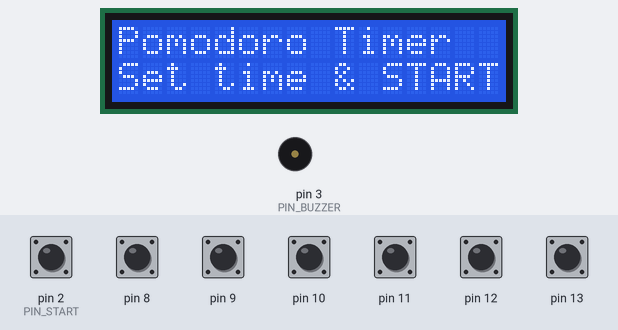
This sketch was run on a simulated Arduino Nano, built with avr-gcc and run on an emulated ATmega328P. On the bench: 16×2 character LCD, buzzer (waves = sounding, pin HIGH). The test bench sets the inputs (shaded band); at power-on: pin 2 (PIN_START), pin 8–13 HIGH.

Above: at 1.6 s.
1.7 s: pin 2 (PIN_START) pulled LOW for 0.15 s
At 2.7 s:
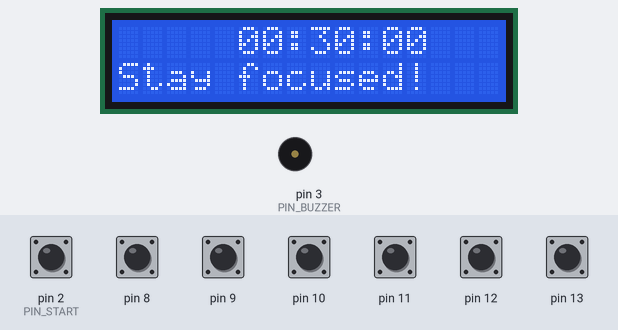
At 3.5 s:
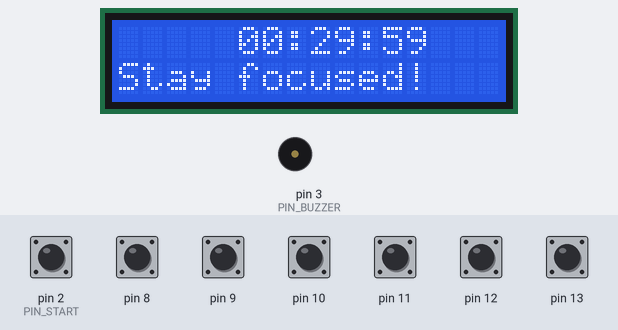
Timing chart, 0 to 5.0 s (numbered marks = the images above; inputs shaded):
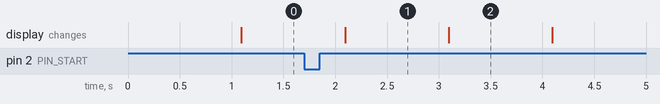

Measured:
- after the input at 1.7 s, the display: changes after 0.39 s (image 1)
- what the display in image 1 shows lasts 1.0 s, from 2.1 s to 3.1 s

The sketch:

sketch.ino
```cpp
#include <Arduino.h>
#include <avr/interrupt.h>
#include <avr/wdt.h>
#include <string.h>
#include <LiquidCrystal_I2C.h>
#include "hal.h"
#include "app.h"

#define PIN_START   2
#define PIN_BUZZER  3
#define BTN_MASK    0x3F          /* D8..D13 = PB0..PB5 = BTN_H_UP..BTN_S_DN */

static LiquidCrystal_I2C lcd(0x27, 16, 2);   /* try 0x3F if blank */
static volatile uint8_t prev_pinb = BTN_MASK;

static void start_isr(void) { app_button_isr(BTN_START); }

ISR(PCINT0_vect)
{
    uint8_t now  = PINB & BTN_MASK;
    uint8_t fell = prev_pinb & (uint8_t)~now;     /* HIGH to LOW = pressed */
    prev_pinb = now;
    for (uint8_t i = 0; i < 6; i++)
        if (fell & (1u << i)) app_button_isr((button_t)i);
}

void hal_init(void)
{
    DDRB  &= (uint8_t)~BTN_MASK;      /* inputs */
    PORTB |= BTN_MASK;                /* pull-ups on */
    pinMode(PIN_START, INPUT_PULLUP);
    pinMode(PIN_BUZZER, OUTPUT);
    lcd.init();
    lcd.backlight();
    PCICR  |= (1 << PCIE0);
    PCMSK0 |= BTN_MASK;
    attachInterrupt(digitalPinToInterrupt(PIN_START), start_isr, FALLING);
    wdt_enable(WDTO_2S);
}

uint32_t hal_millis(void)        { return millis(); }
void hal_irq_disable(void)       { noInterrupts(); }
void hal_irq_enable(void)        { interrupts(); }
void hal_buzzer_set(bool on)     { digitalWrite(PIN_BUZZER, on ? HIGH : LOW); }
void hal_watchdog_kick(void)     { wdt_reset(); }

void hal_lcd_print(uint8_t row, const char *text)
{
    lcd.setCursor(0, row);
    lcd.print(text);
    for (size_t i = strlen(text); i < 16; i++) lcd.print(' ');
}

void setup() { hal_init(); app_init(); }
void loop()  { app_run(); }
```

app.cpp
```cpp
#include <stdio.h>
#include <string.h>
#include "hal.h"
#include "sched.h"
#include "app.h"

#define DEFAULT_SECONDS  (30UL * 60UL)   /* 30 minutes if user sets nothing */
#define DEBOUNCE_MS      50u
#define BUZZ_TOGGLES     20u             /* 20 x 500 ms = 10 s of beeping */

enum { T_BUTTON, T_LCD, T_COUNTER, T_BUZZER, T_COUNT };
typedef enum { ST_IDLE, ST_SETTING, ST_RUNNING, ST_DONE } state_t;

static state_t  g_state = ST_IDLE;
static uint8_t  g_hh, g_mm, g_ss;          /* values the user is setting */
static uint32_t g_remaining;               /* single source of truth while running */
static uint8_t  g_buzz_toggles;
static bool     g_buzz_on;

static volatile uint8_t  g_pending;        /* one bit per button, set in ISR */
static volatile uint32_t g_last_press[BTN_COUNT];

/* ---------- ISR side: tiny and fast ---------- */
void app_button_isr(button_t id)
{
    uint32_t now = hal_millis();
    if ((uint32_t)(now - g_last_press[id]) >= DEBOUNCE_MS) {
        g_last_press[id] = now;
        g_pending |= (uint8_t)(1u << id);
    }
}

/* ---------- helpers ---------- */
static void silence(void)
{
    sched_enable(T_BUZZER, false);
    g_buzz_on = false;
    hal_buzzer_set(false);
}

static void adjust(button_t b)
{
    switch (b) {
    case BTN_H_UP: g_hh = (g_hh < 23) ? g_hh + 1 : 0;  break;
    case BTN_H_DN: g_hh = (g_hh > 0)  ? g_hh - 1 : 23; break;
    case BTN_M_UP: g_mm = (g_mm < 59) ? g_mm + 1 : 0;  break;
    case BTN_M_DN: g_mm = (g_mm > 0)  ? g_mm - 1 : 59; break;
    case BTN_S_UP: g_ss = (g_ss < 59) ? g_ss + 1 : 0;  break;
    case BTN_S_DN: g_ss = (g_ss > 0)  ? g_ss - 1 : 59; break;
    default: break;
    }
}

static void start_countdown(void)
{
    g_remaining = (uint32_t)g_hh * 3600UL + (uint32_t)g_mm * 60UL + g_ss;
    if (g_remaining == 0) g_remaining = DEFAULT_SECONDS;
    g_state = ST_RUNNING;
    sched_set_period(T_LCD, 1000);
    sched_enable(T_COUNTER, true);
}

static void handle_button(button_t b)
{
    if (g_state == ST_DONE) {              /* any button silences the alarm */
        silence();
        g_state = ST_IDLE;
        return;
    }
    if (b == BTN_START) {                  /* START works from any state */
        start_countdown();
        return;
    }
    if (g_state == ST_RUNNING) return;     /* ignore edits while counting */
    g_state = ST_SETTING;
    sched_set_period(T_LCD, 200);          /* faster refresh while editing */
    adjust(b);
}

/* ---------- tasks ---------- */
static void button_task(void)
{
    hal_irq_disable();
    uint8_t p = g_pending;
    g_pending = 0;
    hal_irq_enable();

    for (uint8_t i = 0; i < BTN_COUNT; i++)
        if (p & (1u << i)) handle_button((button_t)i);
}

static void counter_task(void)
{
    if (g_remaining > 0) g_remaining--;
    if (g_remaining == 0) {
        g_state = ST_DONE;
        sched_enable(T_COUNTER, false);
        g_buzz_toggles = 0;
        sched_enable(T_BUZZER, true);
    }
}

static void buzzer_task(void)
{
    g_buzz_on = !g_buzz_on;
    hal_buzzer_set(g_buzz_on);
    if (++g_buzz_toggles >= BUZZ_TOGGLES) {
        silence();
        g_state = ST_IDLE;
    }
}

static void lcd_task(void)
{
    char l0[17], l1[17];
    unsigned h, m, s;

    switch (g_state) {
    case ST_IDLE:
        snprintf(l0, sizeof l0, "Pomodoro Timer");
        snprintf(l1, sizeof l1, "Set time & START");
        break;
    case ST_SETTING:
        snprintf(l0, sizeof l0, "SET  %02u:%02u:%02u", (unsigned)g_hh, (unsigned)g_mm, (unsigned)g_ss);
        snprintf(l1, sizeof l1, "START = go");
        break;
    case ST_RUNNING:
        h = (unsigned)(g_remaining / 3600UL);
        m = (unsigned)((g_remaining % 3600UL) / 60UL);
        s = (unsigned)(g_remaining % 60UL);
        snprintf(l0, sizeof l0, "     %02u:%02u:%02u", h, m, s);
        snprintf(l1, sizeof l1, "Stay focused!");
        break;
    default: /* ST_DONE */
        snprintf(l0, sizeof l0, "Time is up!");
        snprintf(l1, sizeof l1, "Press any button");
        break;
    }
    hal_lcd_print(0, l0);
    hal_lcd_print(1, l1);
}

/* ---------- task table (positional init, valid in C and C++) ---------- */
static task_t g_tasks[T_COUNT] = {
    { button_task,  20,   0, true  },   /* T_BUTTON  */
    { lcd_task,     1000, 0, true  },   /* T_LCD     */
    { counter_task, 1000, 0, false },   /* T_COUNTER */
    { buzzer_task,  500,  0, false }    /* T_BUZZER  */
};

void app_init(void) { sched_init(g_tasks, T_COUNT); }
void app_run(void)  { sched_run(); hal_watchdog_kick(); }
```

app.h
```cpp
#ifndef APP_H
#define APP_H
void app_init(void);
void app_run(void);
#endif
```

sched.cpp
```cpp
#include "sched.h"
#include "hal.h"

static task_t *g_tasks;
static uint8_t g_count;

void sched_init(task_t *tasks, uint8_t count)
{
    g_tasks = tasks;
    g_count = count;
    uint32_t now = hal_millis();
    for (uint8_t i = 0; i < count; i++) g_tasks[i].last_ms = now;
}

void sched_enable(uint8_t id, bool enable)
{
    if (enable && !g_tasks[id].enabled) g_tasks[id].last_ms = hal_millis();
    g_tasks[id].enabled = enable;
}

void sched_set_period(uint8_t id, uint32_t period_ms)
{
    g_tasks[id].period_ms = period_ms;
}

void sched_run(void)
{
    uint32_t now = hal_millis();
    for (uint8_t i = 0; i < g_count; i++) {
        task_t *t = &g_tasks[i];
        if (!t->enabled) continue;
        uint32_t elapsed = now - t->last_ms;      /* safe on millis() overflow */
        if (elapsed >= t->period_ms) {
            /* keep absolute timing (no drift), resync if we fell far behind */
            t->last_ms = (elapsed >= 2 * t->period_ms) ? now : t->last_ms + t->period_ms;
            t->run();
        }
    }
}
```

sched.h
```cpp
#ifndef SCHED_H
#define SCHED_H
#include <stdint.h>
#include <stdbool.h>

typedef struct {
    void     (*run)(void);
    uint32_t period_ms;
    uint32_t last_ms;
    bool     enabled;
} task_t;

void sched_init(task_t *tasks, uint8_t count);
void sched_enable(uint8_t id, bool enable);
void sched_set_period(uint8_t id, uint32_t period_ms);
void sched_run(void);
#endif
```

hal.h
```cpp
#ifndef HAL_H
#define HAL_H
#include <stdint.h>
#include <stdbool.h>

typedef enum {
    BTN_H_UP, BTN_H_DN, BTN_M_UP, BTN_M_DN,
    BTN_S_UP, BTN_S_DN, BTN_START, BTN_COUNT
} button_t;

/* Implemented by each port */
void     hal_init(void);
uint32_t hal_millis(void);
void     hal_irq_disable(void);
void     hal_irq_enable(void);
void     hal_lcd_print(uint8_t row, const char *text);  /* pads to 16 chars */
void     hal_buzzer_set(bool on);
void     hal_watchdog_kick(void);

/* Implemented by app.c, called by the port from the button ISR */
void     app_button_isr(button_t id);
#endif
```
